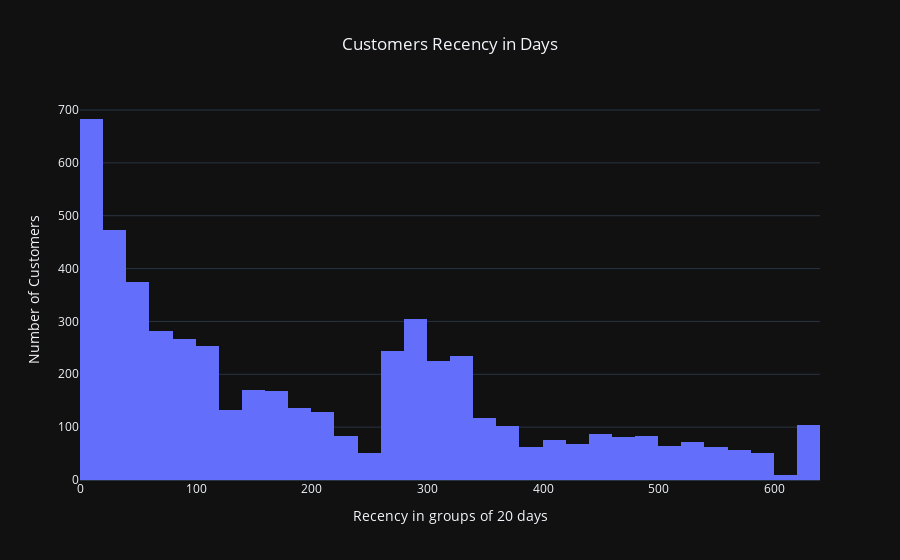

The cell this chart's notebook holds for it:
### Code cell
# plot histogram
hist_fig = px.histogram(ctm_dt, 
                        x="Recency", 
                        title="Customers Recency in Days", 
                        template= "plotly_dark" 
                       )

hist_fig.update_layout(title_x=0.5, 
                       xaxis_title="Recency in groups of 20 days", 
                       yaxis_title="Number of Customers"
                      )

hist_fig.show(config={'displaylogo': False})

### Figure 1 — Plotly figure (JSON) as saved in the notebook; plotly's stock layout.template omitted (floating-point values rounded to 4 significant figures; data arrays with more than 128 entries replaced by an {"elided": "..."} marker saying what was removed)
{"data": [{"alignmentgroup": "True", "bingroup": "x", "hovertemplate": "Recency=%{x}<br>count=%{y}<extra></extra>", "legendgroup": "", "marker": {"color": "#636efa", "pattern": {"shape": ""}}, "name": "", "offsetgroup": "", "orientation": "v", "showlegend": false, "type": "histogram", "x": {"elided": "5314 int values"}, "xaxis": "x", "yaxis": "y"}], "layout": {"barmode": "relative", "legend": {"tracegroupgap": 0}, "title": {"text": "Customers Recency in Days", "x": 0.5}, "xaxis": {"anchor": "y", "domain": [0, 1], "title": {"text": "Recency in groups of 20 days"}}, "yaxis": {"anchor": "x", "domain": [0, 1], "title": {"text": "Number of Customers"}}}}
